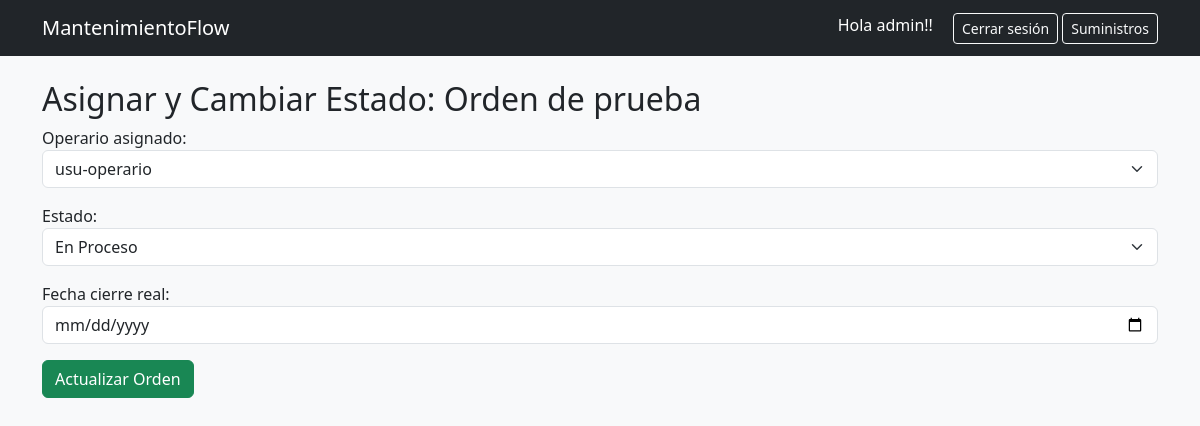
Page /asignar/1/ (signed in) on the earlier database version.
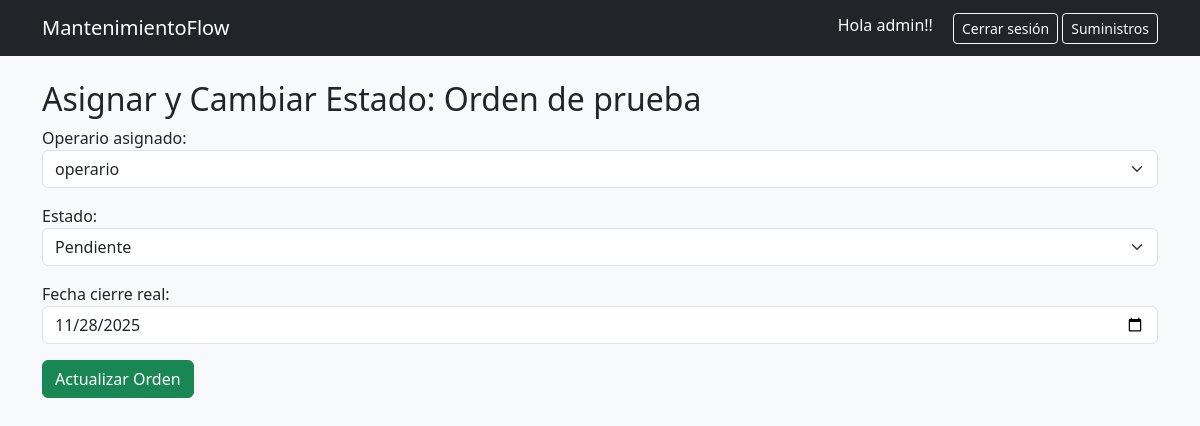
Same page on the later database version.
### mantenimiento/models.py (models this page shows, shortened)
class OrdenDeTrabajo(models.Model):
    PRIORIDAD = [
        ('Baja', 'Baja'),
        ('Media', 'Media'),
        ('Alta', 'Alta')
    ]
    ESTADO = [
        ('Pendiente', 'Pendiente'),
        ('En Proceso', 'En Proceso'),
        ('Cerrada', 'Cerrada')
    ]
    titulo = models.CharField(max_length=100)
    descripcion_falla = models.TextField()
    prioridad = models.CharField(max_length=10, choices=PRIORIDAD)
    fecha_creacion = models.DateField(auto_now_add=True)
    fecha_cierre_real = models.DateField(null=True, blank=True)
    estado = models.CharField(max_length=15, choices=ESTADO, default='Pendiente')
    creador = models.ForeignKey(User, related_name='ordenes_creadas', on_delete=models.CASCADE)
    operario_asignado = models.ForeignKey(User, related_name='ordenes_asignadas', null=True, blank=True, on_delete=models.SET_NULL)

### mantenimiento/views.py (the view)
# urls.py: path('asignar/<int:id>/', views.asignar_orden, name='asignar_orden'),
@login_required
@permission_required('mantenimiento.change_ordendetrabajo', raise_exception=True)
def asignar_orden(request, id):
    orden = get_object_or_404(OrdenDeTrabajo, id=id)
    if request.method == 'POST':
        form = AsignacionYEstadoForm(request.POST, instance=orden)
        if form.is_valid():
            form.save()
            messages.success(request, "Orden actualizada correctamente.")
            return redirect('orden_list')
        else:
            messages.error(request, "Error al actualizar la orden.")
    else:
        form = AsignacionYEstadoForm(instance=orden)
    return render(request, 'asignacion_form.html', {'form': form, 'orden': orden})

### mantenimiento/forms.py (shortened to what this page needs)
class AsignacionYEstadoForm(forms.ModelForm):
    class Meta:
        model = OrdenDeTrabajo
        fields = ['operario_asignado', 'estado', 'fecha_cierre_real']
        widgets = {
            'operario_asignado': forms.Select(attrs={'class': 'form-select'}),
            'estado': forms.Select(attrs={'class': 'form-select'}),
            'fecha_cierre_real': forms.DateInput(attrs={'class': 'form-control', 'type': 'date'}),
        }
    def __init__(self, *args, **kwargs):
        super().__init__(*args, **kwargs)
        self.fields['operario_asignado'].queryset = User.objects.filter(groups__name='Operario')

### mantenimiento/templates/asignacion_form.html (shortened to what this page needs)
{% extends "base.html" %}
{% block content %}
  <h2>Asignar y Cambiar Estado: {{ orden.titulo }}</h2>
  <form method="post">
    {{ form.as_p }}
    <button type="submit" class="btn btn-success">Actualizar Orden</button>
  </form>
{% endblock %}

Differences in the rows shown:
changed OrdenDeTrabajo "Orden de prueba": operario_asignado "usu-operario" → "operario"; estado "En Proceso" → "Pendiente"; fecha_cierre_real (not shown) → "11/28/2025"
